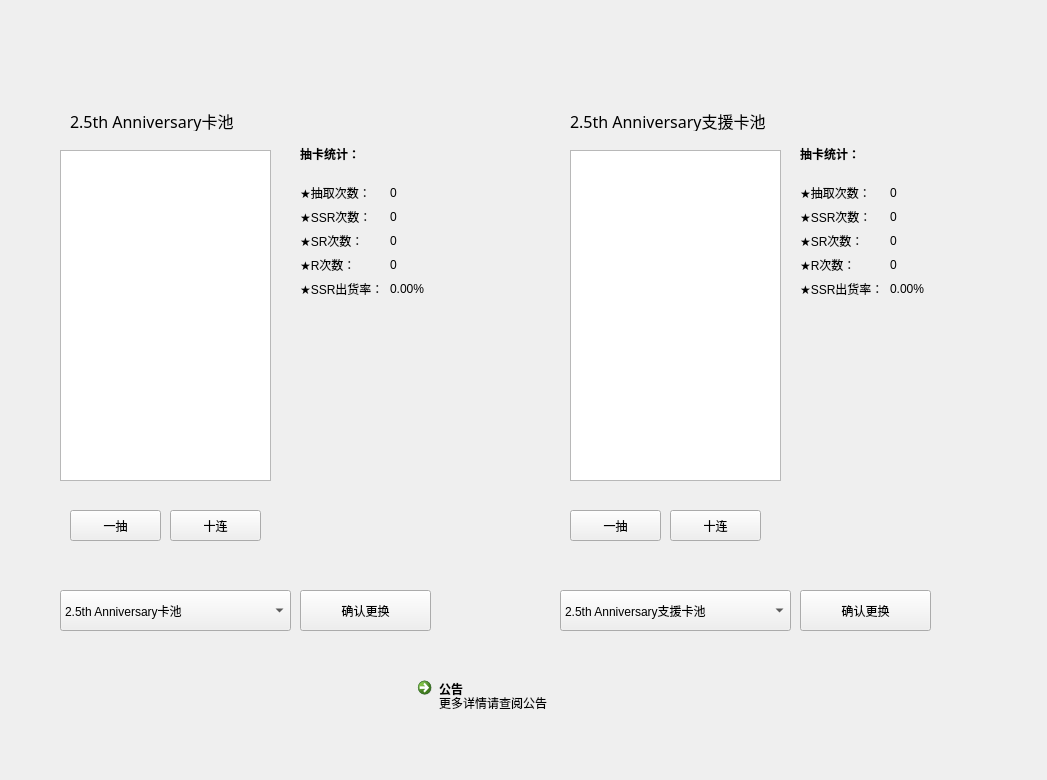
<?xml version="1.0" encoding="UTF-8"?>
<ui version="4.0">
 <class>Form</class>
 <widget class="QWidget" name="Form">
  <property name="geometry">
   <rect>
    <x>0</x>
    <y>0</y>
    <width>1047</width>
    <height>780</height>
   </rect>
  </property>
  <property name="windowTitle">
   <string>Form</string>
  </property>
  <widget class="QPushButton" name="getone">
   <property name="geometry">
    <rect>
     <x>70</x>
     <y>510</y>
     <width>91</width>
     <height>31</height>
    </rect>
   </property>
   <property name="text">
    <string>一抽</string>
   </property>
  </widget>
  <widget class="QPushButton" name="getten">
   <property name="geometry">
    <rect>
     <x>170</x>
     <y>510</y>
     <width>91</width>
     <height>31</height>
    </rect>
   </property>
   <property name="text">
    <string>十连</string>
   </property>
  </widget>
  <widget class="QLabel" name="label_cardpool">
   <property name="geometry">
    <rect>
     <x>70</x>
     <y>110</y>
     <width>401</width>
     <height>21</height>
    </rect>
   </property>
   <property name="font">
    <font>
     <family>微软雅黑</family>
     <pointsize>12</pointsize>
     <weight>50</weight>
     <italic>false</italic>
     <bold>false</bold>
     <underline>false</underline>
     <strikeout>false</strikeout>
    </font>
   </property>
   <property name="text">
    <string>2.5th Anniversary卡池</string>
   </property>
  </widget>
  <widget class="QCommandLinkButton" name="askbutton">
   <property name="geometry">
    <rect>
     <x>410</x>
     <y>670</y>
     <width>201</width>
     <height>71</height>
    </rect>
   </property>
   <property name="text">
    <string>公告</string>
   </property>
   <property name="description">
    <string>更多详情请查阅公告</string>
   </property>
  </widget>
  <widget class="QLabel" name="label_result">
   <property name="geometry">
    <rect>
     <x>300</x>
     <y>120</y>
     <width>179</width>
     <height>67</height>
    </rect>
   </property>
   <property name="font">
    <font>
     <weight>75</weight>
     <bold>true</bold>
    </font>
   </property>
   <property name="frameShape">
    <enum>QFrame::NoFrame</enum>
   </property>
   <property name="text">
    <string>抽卡统计：</string>
   </property>
  </widget>
  <widget class="QComboBox" name="cardpool_Box">
   <property name="geometry">
    <rect>
     <x>60</x>
     <y>590</y>
     <width>231</width>
     <height>41</height>
    </rect>
   </property>
   <property name="editable">
    <bool>false</bool>
   </property>
   <property name="currentText">
    <string>2.5th Anniversary卡池</string>
   </property>
   <property name="currentIndex">
    <number>0</number>
   </property>
   <item>
    <property name="text">
     <string>2.5th Anniversary卡池</string>
    </property>
   </item>
   <item>
    <property name="text">
     <string>小林历奇&amp;北港火山 UP卡池</string>
    </property>
   </item>
   <item>
    <property name="text">
     <string>北部玄驹&amp;里见光钻 UP卡池</string>
    </property>
   </item>
  </widget>
  <widget class="QPushButton" name="change_cardpool">
   <property name="geometry">
    <rect>
     <x>300</x>
     <y>590</y>
     <width>131</width>
     <height>41</height>
    </rect>
   </property>
   <property name="text">
    <string>确认更换</string>
   </property>
  </widget>
  <widget class="QWidget" name="formLayoutWidget">
   <property name="geometry">
    <rect>
     <x>300</x>
     <y>170</y>
     <width>211</width>
     <height>301</height>
    </rect>
   </property>
   <layout class="QFormLayout" name="formLayout">
    <item row="0" column="0">
     <widget class="QLabel" name="label_getnum">
      <property name="text">
       <string>
★抽取次数：</string>
      </property>
     </widget>
    </item>
    <item row="0" column="1">
     <widget class="QLabel" name="value_getnum">
      <property name="text">
       <string>
0</string>
      </property>
     </widget>
    </item>
    <item row="1" column="0">
     <widget class="QLabel" name="label_ssrnum">
      <property name="text">
       <string>★SSR次数：</string>
      </property>
     </widget>
    </item>
    <item row="1" column="1">
     <widget class="QLabel" name="value_ssrnum">
      <property name="text">
       <string>0</string>
      </property>
     </widget>
    </item>
    <item row="2" column="0">
     <widget class="QLabel" name="label_srnum">
      <property name="text">
       <string>★SR次数：</string>
      </property>
     </widget>
    </item>
    <item row="2" column="1">
     <widget class="QLabel" name="value_srnum">
      <property name="text">
       <string>0</string>
      </property>
     </widget>
    </item>
    <item row="3" column="0">
     <widget class="QLabel" name="label_rnum">
      <property name="text">
       <string>★R次数：</string>
      </property>
     </widget>
    </item>
    <item row="3" column="1">
     <widget class="QLabel" name="value_rnum">
      <property name="text">
       <string>0</string>
      </property>
     </widget>
    </item>
    <item row="4" column="0">
     <widget class="QLabel" name="label_Pssr">
      <property name="text">
       <string>★SSR出货率：</string>
      </property>
     </widget>
    </item>
    <item row="4" column="1">
     <widget class="QLabel" name="value_Pssr">
      <property name="text">
       <string>0.00%</string>
      </property>
     </widget>
    </item>
   </layout>
  </widget>
  <widget class="QLabel" name="view_pool">
   <property name="geometry">
    <rect>
     <x>60</x>
     <y>40</y>
     <width>231</width>
     <height>61</height>
    </rect>
   </property>
   <property name="text">
    <string/>
   </property>
  </widget>
  <widget class="QLabel" name="view_pool_2">
   <property name="geometry">
    <rect>
     <x>560</x>
     <y>40</y>
     <width>231</width>
     <height>61</height>
    </rect>
   </property>
   <property name="text">
    <string/>
   </property>
  </widget>
  <widget class="QPushButton" name="getten_2">
   <property name="geometry">
    <rect>
     <x>670</x>
     <y>510</y>
     <width>91</width>
     <height>31</height>
    </rect>
   </property>
   <property name="text">
    <string>十连</string>
   </property>
  </widget>
  <widget class="QPushButton" name="getone_2">
   <property name="geometry">
    <rect>
     <x>570</x>
     <y>510</y>
     <width>91</width>
     <height>31</height>
    </rect>
   </property>
   <property name="text">
    <string>一抽</string>
   </property>
  </widget>
  <widget class="QLabel" name="label_cardpool_2">
   <property name="geometry">
    <rect>
     <x>570</x>
     <y>110</y>
     <width>401</width>
     <height>21</height>
    </rect>
   </property>
   <property name="font">
    <font>
     <family>微软雅黑</family>
     <pointsize>12</pointsize>
     <weight>50</weight>
     <italic>false</italic>
     <bold>false</bold>
     <underline>false</underline>
     <strikeout>false</strikeout>
    </font>
   </property>
   <property name="text">
    <string>2.5th Anniversary支援卡池</string>
   </property>
  </widget>
  <widget class="QWidget" name="formLayoutWidget_2">
   <property name="geometry">
    <rect>
     <x>800</x>
     <y>170</y>
     <width>211</width>
     <height>301</height>
    </rect>
   </property>
   <layout class="QFormLayout" name="formLayout_3">
    <item row="0" column="0">
     <widget class="QLabel" name="label_getnum_3">
      <property name="text">
       <string>
★抽取次数：</string>
      </property>
     </widget>
    </item>
    <item row="0" column="1">
     <widget class="QLabel" name="value_getnum_3">
      <property name="text">
       <string>
0</string>
      </property>
     </widget>
    </item>
    <item row="1" column="0">
     <widget class="QLabel" name="label_ssrnum_3">
      <property name="text">
       <string>★SSR次数：</string>
      </property>
     </widget>
    </item>
    <item row="1" column="1">
     <widget class="QLabel" name="value_ssrnum_3">
      <property name="text">
       <string>0</string>
      </property>
     </widget>
    </item>
    <item row="2" column="0">
     <widget class="QLabel" name="label_srnum_2">
      <property name="text">
       <string>★SR次数：</string>
      </property>
     </widget>
    </item>
    <item row="2" column="1">
     <widget class="QLabel" name="value_srnum_2">
      <property name="text">
       <string>0</string>
      </property>
     </widget>
    </item>
    <item row="3" column="0">
     <widget class="QLabel" name="label_rnum_3">
      <property name="text">
       <string>★R次数：</string>
      </property>
     </widget>
    </item>
    <item row="3" column="1">
     <widget class="QLabel" name="value_rnum_3">
      <property name="text">
       <string>0</string>
      </property>
     </widget>
    </item>
    <item row="4" column="0">
     <widget class="QLabel" name="label_Pssr_3">
      <property name="text">
       <string>★SSR出货率：</string>
      </property>
     </widget>
    </item>
    <item row="4" column="1">
     <widget class="QLabel" name="value_Pssr_3">
      <property name="text">
       <string>0.00%</string>
      </property>
     </widget>
    </item>
   </layout>
  </widget>
  <widget class="QLabel" name="label_result_2">
   <property name="geometry">
    <rect>
     <x>800</x>
     <y>120</y>
     <width>179</width>
     <height>67</height>
    </rect>
   </property>
   <property name="font">
    <font>
     <weight>75</weight>
     <bold>true</bold>
    </font>
   </property>
   <property name="frameShape">
    <enum>QFrame::NoFrame</enum>
   </property>
   <property name="text">
    <string>抽卡统计：</string>
   </property>
  </widget>
  <widget class="QPushButton" name="change_cardpool_2">
   <property name="geometry">
    <rect>
     <x>800</x>
     <y>590</y>
     <width>131</width>
     <height>41</height>
    </rect>
   </property>
   <property name="text">
    <string>确认更换</string>
   </property>
  </widget>
  <widget class="QComboBox" name="cardpool_Box_2">
   <property name="geometry">
    <rect>
     <x>560</x>
     <y>590</y>
     <width>231</width>
     <height>41</height>
    </rect>
   </property>
   <property name="editable">
    <bool>false</bool>
   </property>
   <property name="currentText">
    <string>2.5th Anniversary支援卡池</string>
   </property>
   <property name="currentIndex">
    <number>0</number>
   </property>
   <item>
    <property name="text">
     <string>2.5th Anniversary支援卡池</string>
    </property>
   </item>
   <item>
    <property name="text">
     <string>SSR目白高峰、丸善斯基 UP卡池</string>
    </property>
   </item>
   <item>
    <property name="text">
     <string>SSR北部玄驹、神鹰UP卡池</string>
    </property>
   </item>
  </widget>
  <widget class="QTextBrowser" name="textBrowser">
   <property name="geometry">
    <rect>
     <x>60</x>
     <y>150</y>
     <width>211</width>
     <height>331</height>
    </rect>
   </property>
  </widget>
  <widget class="QLabel" name="label_1">
   <property name="geometry">
    <rect>
     <x>70</x>
     <y>200</y>
     <width>51</width>
     <height>51</height>
    </rect>
   </property>
   <property name="text">
    <string/>
   </property>
  </widget>
  <widget class="QLabel" name="label_2">
   <property name="geometry">
    <rect>
     <x>140</x>
     <y>200</y>
     <width>51</width>
     <height>51</height>
    </rect>
   </property>
   <property name="text">
    <string/>
   </property>
  </widget>
  <widget class="QLabel" name="label_3">
   <property name="geometry">
    <rect>
     <x>210</x>
     <y>200</y>
     <width>51</width>
     <height>51</height>
    </rect>
   </property>
   <property name="text">
    <string/>
   </property>
  </widget>
  <widget class="QLabel" name="label_4">
   <property name="geometry">
    <rect>
     <x>100</x>
     <y>260</y>
     <width>51</width>
     <height>51</height>
    </rect>
   </property>
   <property name="text">
    <string/>
   </property>
  </widget>
  <widget class="QLabel" name="label_5">
   <property name="geometry">
    <rect>
     <x>180</x>
     <y>260</y>
     <width>51</width>
     <height>51</height>
    </rect>
   </property>
   <property name="text">
    <string/>
   </property>
  </widget>
  <widget class="QLabel" name="label_6">
   <property name="geometry">
    <rect>
     <x>70</x>
     <y>330</y>
     <width>51</width>
     <height>51</height>
    </rect>
   </property>
   <property name="text">
    <string/>
   </property>
  </widget>
  <widget class="QLabel" name="label_7">
   <property name="geometry">
    <rect>
     <x>210</x>
     <y>330</y>
     <width>51</width>
     <height>51</height>
    </rect>
   </property>
   <property name="text">
    <string/>
   </property>
  </widget>
  <widget class="QLabel" name="label_8">
   <property name="geometry">
    <rect>
     <x>100</x>
     <y>390</y>
     <width>51</width>
     <height>51</height>
    </rect>
   </property>
   <property name="text">
    <string/>
   </property>
  </widget>
  <widget class="QLabel" name="label_9">
   <property name="geometry">
    <rect>
     <x>140</x>
     <y>330</y>
     <width>51</width>
     <height>51</height>
    </rect>
   </property>
   <property name="text">
    <string/>
   </property>
  </widget>
  <widget class="QLabel" name="label_10">
   <property name="geometry">
    <rect>
     <x>180</x>
     <y>390</y>
     <width>51</width>
     <height>51</height>
    </rect>
   </property>
   <property name="text">
    <string/>
   </property>
  </widget>
  <widget class="QLabel" name="label_11">
   <property name="geometry">
    <rect>
     <x>140</x>
     <y>280</y>
     <width>51</width>
     <height>51</height>
    </rect>
   </property>
   <property name="text">
    <string/>
   </property>
  </widget>
  <widget class="QTextBrowser" name="textBrowser_2">
   <property name="geometry">
    <rect>
     <x>570</x>
     <y>150</y>
     <width>211</width>
     <height>331</height>
    </rect>
   </property>
  </widget>
  <widget class="QLabel" name="label_12">
   <property name="geometry">
    <rect>
     <x>650</x>
     <y>330</y>
     <width>51</width>
     <height>51</height>
    </rect>
   </property>
   <property name="text">
    <string/>
   </property>
  </widget>
  <widget class="QLabel" name="label_13">
   <property name="geometry">
    <rect>
     <x>690</x>
     <y>390</y>
     <width>51</width>
     <height>51</height>
    </rect>
   </property>
   <property name="text">
    <string/>
   </property>
  </widget>
  <widget class="QLabel" name="label_14">
   <property name="geometry">
    <rect>
     <x>610</x>
     <y>390</y>
     <width>51</width>
     <height>51</height>
    </rect>
   </property>
   <property name="text">
    <string/>
   </property>
  </widget>
  <widget class="QLabel" name="label_15">
   <property name="geometry">
    <rect>
     <x>580</x>
     <y>200</y>
     <width>51</width>
     <height>51</height>
    </rect>
   </property>
   <property name="text">
    <string/>
   </property>
  </widget>
  <widget class="QLabel" name="label_16">
   <property name="geometry">
    <rect>
     <x>720</x>
     <y>200</y>
     <width>51</width>
     <height>51</height>
    </rect>
   </property>
   <property name="text">
    <string/>
   </property>
  </widget>
  <widget class="QLabel" name="label_17">
   <property name="geometry">
    <rect>
     <x>720</x>
     <y>330</y>
     <width>51</width>
     <height>51</height>
    </rect>
   </property>
   <property name="text">
    <string/>
   </property>
  </widget>
  <widget class="QLabel" name="label_18">
   <property name="geometry">
    <rect>
     <x>610</x>
     <y>260</y>
     <width>51</width>
     <height>51</height>
    </rect>
   </property>
   <property name="text">
    <string/>
   </property>
  </widget>
  <widget class="QLabel" name="label_19">
   <property name="geometry">
    <rect>
     <x>580</x>
     <y>330</y>
     <width>51</width>
     <height>51</height>
    </rect>
   </property>
   <property name="text">
    <string/>
   </property>
  </widget>
  <widget class="QLabel" name="label_20">
   <property name="geometry">
    <rect>
     <x>650</x>
     <y>200</y>
     <width>51</width>
     <height>51</height>
    </rect>
   </property>
   <property name="text">
    <string/>
   </property>
  </widget>
  <widget class="QLabel" name="label_21">
   <property name="geometry">
    <rect>
     <x>690</x>
     <y>260</y>
     <width>51</width>
     <height>51</height>
    </rect>
   </property>
   <property name="text">
    <string/>
   </property>
  </widget>
  <widget class="QLabel" name="label_22">
   <property name="geometry">
    <rect>
     <x>650</x>
     <y>280</y>
     <width>51</width>
     <height>51</height>
    </rect>
   </property>
   <property name="text">
    <string/>
   </property>
  </widget>
  <zorder>textBrowser</zorder>
  <zorder>textBrowser_2</zorder>
  <zorder>getone</zorder>
  <zorder>getten</zorder>
  <zorder>label_cardpool</zorder>
  <zorder>askbutton</zorder>
  <zorder>label_result</zorder>
  <zorder>cardpool_Box</zorder>
  <zorder>change_cardpool</zorder>
  <zorder>formLayoutWidget</zorder>
  <zorder>view_pool</zorder>
  <zorder>view_pool_2</zorder>
  <zorder>getten_2</zorder>
  <zorder>getone_2</zorder>
  <zorder>label_cardpool_2</zorder>
  <zorder>formLayoutWidget_2</zorder>
  <zorder>label_result_2</zorder>
  <zorder>change_cardpool_2</zorder>
  <zorder>cardpool_Box_2</zorder>
  <zorder>label_1</zorder>
  <zorder>label_2</zorder>
  <zorder>label_3</zorder>
  <zorder>label_4</zorder>
  <zorder>label_5</zorder>
  <zorder>label_6</zorder>
  <zorder>label_7</zorder>
  <zorder>label_8</zorder>
  <zorder>label_9</zorder>
  <zorder>label_10</zorder>
  <zorder>label_11</zorder>
  <zorder>label_12</zorder>
  <zorder>label_13</zorder>
  <zorder>label_14</zorder>
  <zorder>label_15</zorder>
  <zorder>label_16</zorder>
  <zorder>label_17</zorder>
  <zorder>label_18</zorder>
  <zorder>label_19</zorder>
  <zorder>label_20</zorder>
  <zorder>label_21</zorder>
  <zorder>label_22</zorder>
 </widget>
 <resources/>
 <connections/>
</ui>
